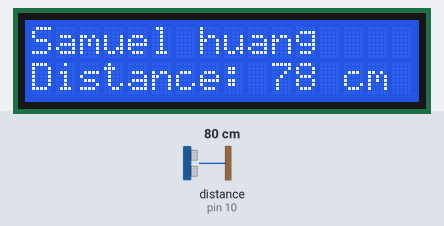
This sketch was run on a simulated Arduino Uno, built with avr-gcc and run on an emulated ATmega328P. Parts: 16×2 character LCD. Wiring (inferred from the names in the program): ultrasonic range finder: trigger pin 9; echo pin 10. The inputs (shaded band) are chosen by the test bench; at power-on: distance to the obstacle (sensor on pin 10) 80 cm. The echo pulse lasts 58.3 µs per cm.

Above: at 1.2 s.
1.3 s: distance to the obstacle (sensor on pin 10) set to 2 cm
At 3.4 s:
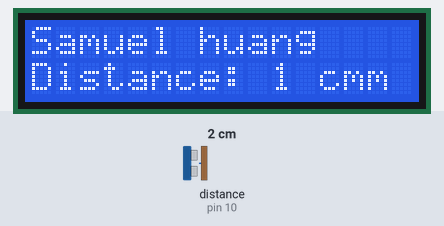
5.4 s: distance to the obstacle (sensor on pin 10) set to 4 cm
At 7.1 s:
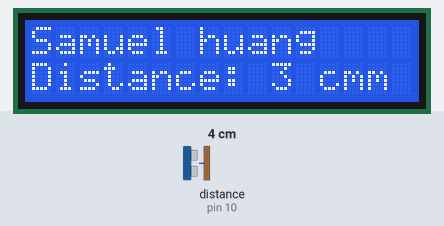
7.6 s: distance to the obstacle (sensor on pin 10) set to 9 cm
At 9.0 s:
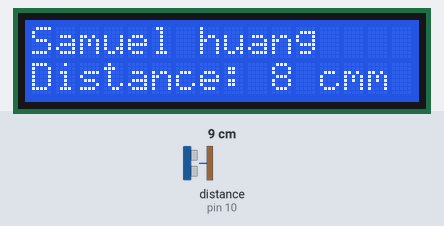
Timing chart, 0 to 10.6 s (numbered marks = the images above; inputs shaded):
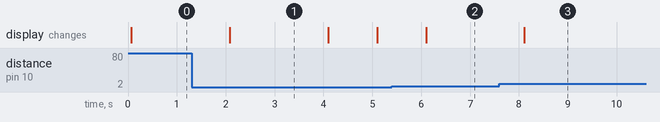

The sketch:

LCD____.ino
```cpp
#include <LiquidCrystal.h> // includes the LiquidCrystal Library
LiquidCrystal lcd(1, 2, 4, 5, 6, 7); // Creates an LCD object. Parameters: (rs, enable, d4, d5, d6, d7)
const int trigPin = 9;
const int echoPin = 10;
long duration;
int distanceCm;
void setup() {
lcd.begin(16,2); // Initializes the interface to the LCD screen, and specifies the dimensions (width and height) of the display
  pinMode(trigPin, OUTPUT);
  pinMode(echoPin, INPUT);

}
void loop() {
  digitalWrite(trigPin, LOW);
  delayMicroseconds(2);
  digitalWrite(trigPin, HIGH);
  delayMicroseconds(10);
  digitalWrite(trigPin, LOW);
  duration = pulseIn(echoPin, HIGH);
  distanceCm= duration*0.034/2;
  lcd.setCursor(0,0);
  lcd.print("Samuel huang");
  lcd.setCursor(0,1);
  lcd.print("Distance: ");
  lcd.print(distanceCm);
  lcd.print(" cm");
  delay(1000);
}
```

Measured:
- after the input at 1.3 s, the display: changes after 0.78 s (image 1)
- after the input at 5.4 s, the display: changes after 0.70 s (image 2)
- after the input at 7.6 s, the display: changes after 0.51 s (image 3)
- what the display in image 1 shows lasts 2.0 s, from 2.1 s to 4.1 s
